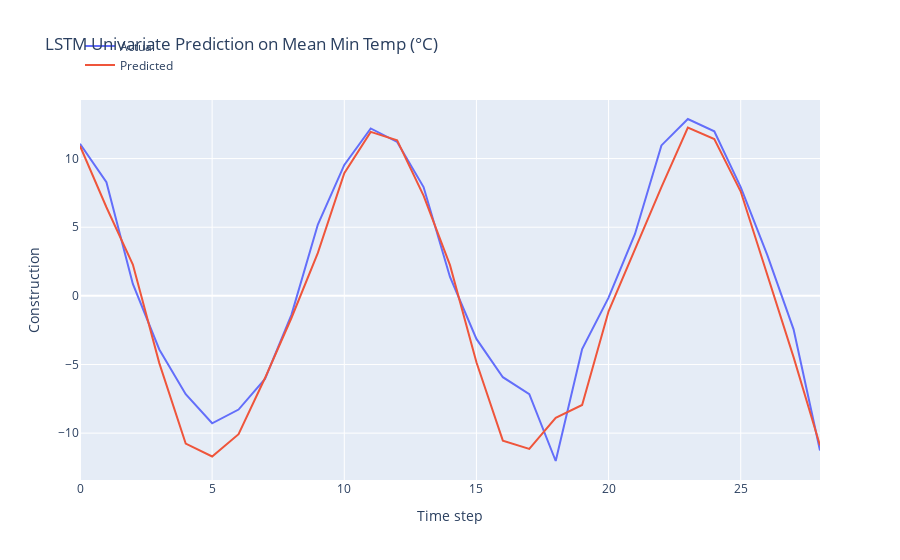

Source (notebook cell):
### Markdown cell above
LSTM Model Development

### Code cell
n_features = 1
X_train = X_train.reshape(X_train.shape[0], X_train.shape[1], n_features)

# define model
model = Sequential()
model.add(LSTM(50, activation='relu', input_shape=(n_steps, n_features)))
model.add(Dense(1))

# model = Sequential()
# model.add(LSTM(100, activation='relu', input_shape=(n_steps, n_features), kernel_regularizer=L2(0.001), return_sequences=True))
# model.add(LSTM(50, activation='relu', kernel_regularizer=L2(0.01)))
# model.add(Dense(1))

def r_squared(y_true, y_pred):
    SS_res =  K.sum(K.square(y_true - y_pred)) 
    SS_tot = K.sum(K.square(y_true - K.mean(y_true))) 
    return ( 1 - SS_res/(SS_tot + K.epsilon()) )

# Compile the model
model.compile(optimizer='adam', 
              loss='mse',
              metrics=[r_squared])

early_stopping = EarlyStopping(monitor='loss', patience=5, restore_best_weights=True)

# fit model
history = model.fit(X_train, y_train, 
          epochs = 20,
          batch_size = 32,
          verbose = 0,
          callbacks=[early_stopping])

# Obtain the MSE and R-squared from the last epoch
last_epoch_mse = history.history['loss'][-1]
last_epoch_r_squared = history.history['r_squared'][-1]

# Print the MSE and R-squared
print("Mean Squared Error (MSE) from the last epoch:", last_epoch_mse)
print("R-squared from the last epoch:", last_epoch_r_squared)

# plot loss and r2 score
plt.figure(figsize=(10, 6))

# Plot train loss
plt.plot(history.history['loss'], label='Train Loss')

# Plot train R-squared score
plt.plot(history.history['r_squared'], label='Train R2')

plt.title('Model Training Loss and R-squared Score')
plt.xlabel('Epochs')
plt.ylabel('Value')
plt.legend()
plt.grid(True)
plt.show()

# Evaluate the model
loss = model.evaluate(X_test, y_test)
print("MSE and R_squared:", loss)

# make prediction on test data
X_test = X_test.reshape(X_test.shape[0], X_test.shape[1], n_features)
y_pred = model.predict(X_test)

# Print the first 5 predictions and actual values
print("Predictions:")
flattened_predictions = [pred[0] for pred in y_pred[:10]]
print(flattened_predictions)
# print(y_pred[:10].tolist())
print("Actual values:")
rounded_actual_values = [round(value, len(str(prediction).split('.')[1])) for value, prediction in zip(y_test[:10], flattened_predictions)]
print(rounded_actual_values)

# plot the actual and predicted values for test data
trace1 = go.Scatter(x=np.arange(len(y_test)), y=y_test.flatten(), mode='lines', name='Actual')
trace2 = go.Scatter(x=np.arange(len(y_pred)), y=y_pred.flatten(), mode='lines', name='Predicted')

# Create layout
layout = go.Layout(
    title='LSTM Univariate Prediction on Mean Min Temp (°C)',
    xaxis=dict(title='Time step'),
    yaxis=dict(title='Construction'),
    legend=dict(x=0, y=1.18)
)

# Create figure
fig = go.Figure(data=[trace1, trace2], layout=layout)

# Show plot
fig.show()

### Figure 1 — Plotly figure (JSON) as saved in the notebook; plotly's stock layout.template omitted (floating-point values rounded to 4 significant figures)
{"data": [{"mode": "lines", "name": "Actual", "type": "scatter", "x": [0, 1, 2, 3, 4, 5, 6, 7, 8, 9, 10, 11, 12, 13, 14, 15, 16, 17, 18, 19, 20, 21, 22, 23, 24, 25, 26, 27, 28], "y": [11.08, 8.284, 0.8686, -3.908, -7.165, -9.282, -8.282, -6.05, -1.385, 5.197, 9.539, 12.19, 11.21, 7.925, 1.374, -3.138, -5.926, -7.164, -12.03, -3.874, -0.1282, 4.507, 10.96, 12.88, 11.99, 7.918, 3.004, -2.439, -11.27]}, {"mode": "lines", "name": "Predicted", "type": "scatter", "x": [0, 1, 2, 3, 4, 5, 6, 7, 8, 9, 10, 11, 12, 13, 14, 15, 16, 17, 18, 19, 20, 21, 22, 23, 24, 25, 26, 27, 28], "y": [10.92, 6.456, 2.276, -4.899, -10.76, -11.7, -10.08, -5.988, -1.613, 3.128, 8.932, 11.95, 11.34, 7.303, 2.239, -4.836, -10.55, -11.15, -8.885, -7.951, -1.127, 3.424, 7.914, 12.25, 11.42, 7.599, 1.553, -4.467, -10.91]}], "layout": {"legend": {"x": 0, "y": 1.18}, "title": {"text": "LSTM Univariate Prediction on Mean Min Temp (°C)"}, "xaxis": {"title": {"text": "Time step"}}, "yaxis": {"title": {"text": "Construction"}}}}
